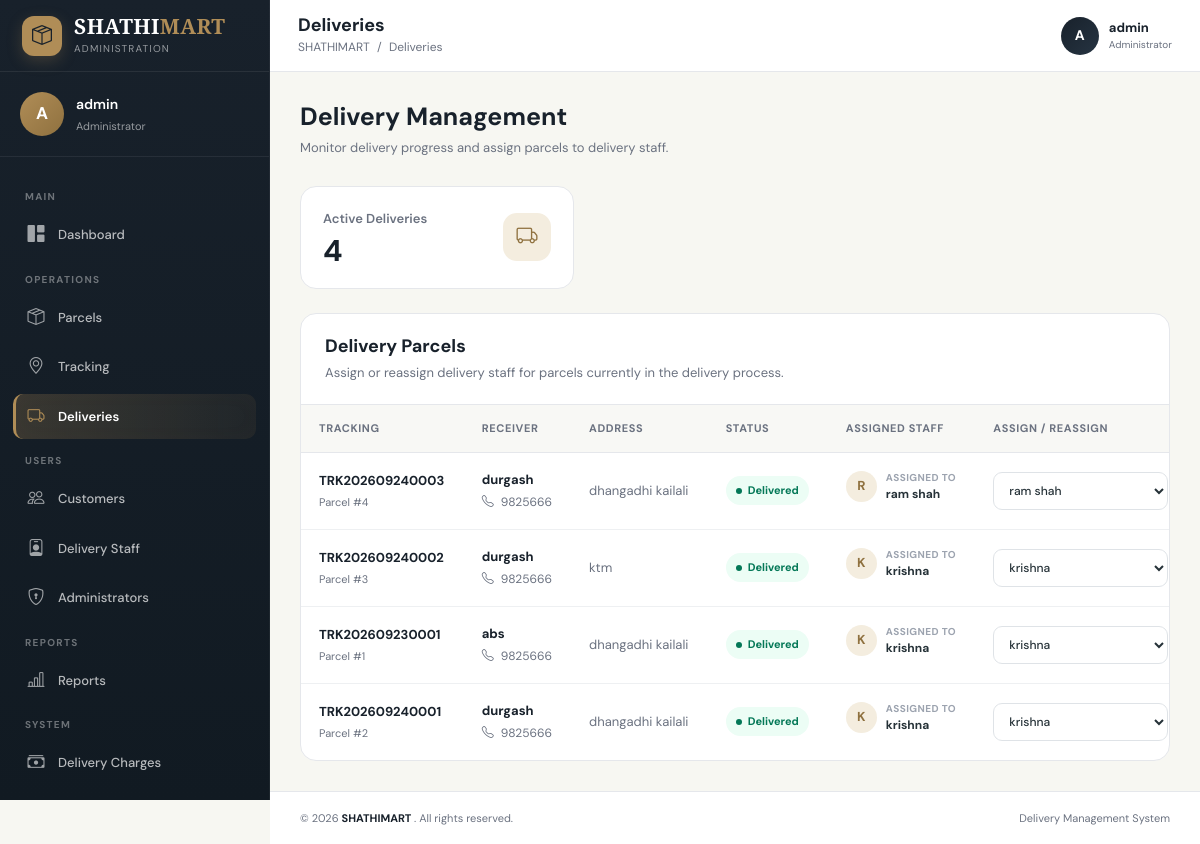
The app's page /dashboard/admin/deliveries/ (signed in), older data.
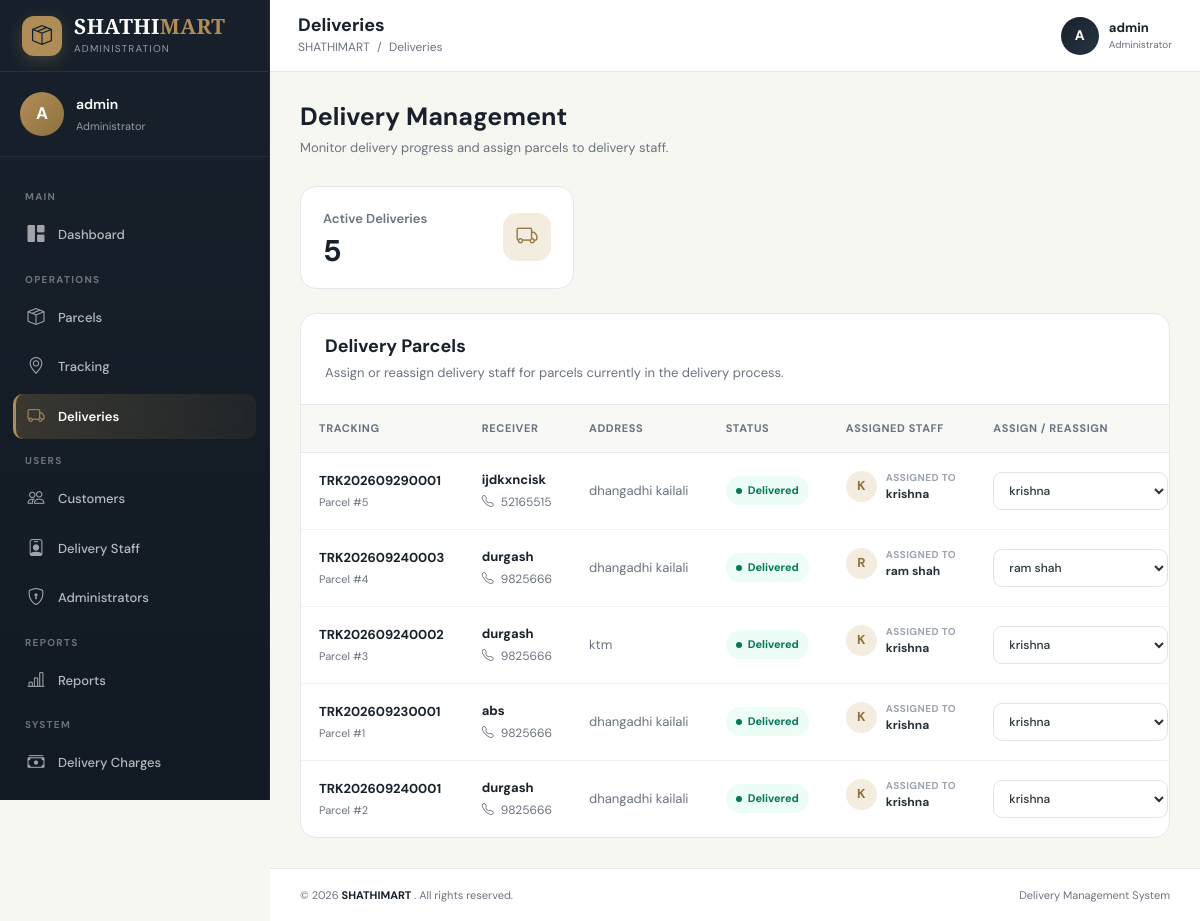
The same page, newer data.
### parcels/models.py (models this page shows, shortened)
class Parcel(models.Model):
    PARCEL_TYPE_CHOICES = [
        ('document', 'Document'),
        ('package', 'Package'),
        ('fragile', 'Fragile Item'),
        ('electronics', 'Electronics'),
        ('clothing', 'Clothing'),
        ('food', 'Food Item'),
        ('other', 'Other'),
    ]
    STATUS_CHOICES = [
        ('pending', 'Pending'),
        ('pickup_requested', 'Pickup Requested'),
        ('assigned', 'Assigned'),
        ('picked_up', 'Picked Up'),
        ('in_transit', 'In Transit'),
        ('out_for_delivery', 'Out for Delivery'),
        ('delivered', 'Delivered'),
        ('cancelled', 'Cancelled'),
        ('failed', 'Failed Delivery'),
        ('rescheduled', 'Rescheduled'),
    ]
    customer = models.ForeignKey(
        User,
        on_delete=models.CASCADE,
        related_name='parcels'
    )
    tracking_number = models.CharField(
        max_length=30,
        unique=True
    )
    sender_name = models.CharField(
        max_length=150
    )
    sender_phone = models.CharField(
        max_length=15
    )
    sender_address = models.TextField()
    receiver_name = models.CharField(
        max_length=150
    )
    receiver_phone = models.CharField(
        max_length=15
    )
    receiver_address = models.TextField()
    parcel_type = models.CharField(
        max_length=30,
        choices=PARCEL_TYPE_CHOICES,
        default='package'
    )
    weight = models.DecimalField(
        max_digits=8,
        decimal_places=2
    )
    description = models.TextField(
        blank=True
    )
    pickup_date = models.DateField(
        null=True,
        blank=True
    )
    delivery_date = models.DateField(
        null=True,
        blank=True
    )
    delivery_charge = models.DecimalField(
        max_digits=10,
        decimal_places=2,
        default=0
    )
    status = models.CharField(
        max_length=30,
        choices=STATUS_CHOICES,
        default='pending'
    )
    created_at = models.DateTimeField(
        auto_now_add=True
    )
    updated_at = models.DateTimeField(
        auto_now=True
    )
    class Meta:
        ordering = ['-created_at']
        verbose_name = 'Parcel'
        verbose_name_plural = 'Parcels'

### deliveries/models.py (models this page shows, shortened)
class Delivery(models.Model):
    STATUS_CHOICES = [
        ('assigned', 'Assigned'),
        ('picked_up', 'Picked Up'),
        ('in_transit', 'In Transit'),
        ('out_for_delivery', 'Out for Delivery'),
        ('delivered', 'Delivered'),
        ('failed', 'Failed Delivery'),
        ('rescheduled', 'Rescheduled'),
    ]
    parcel = models.OneToOneField(
        Parcel,
        on_delete=models.CASCADE,
        related_name='delivery'
    )
    delivery_staff = models.ForeignKey(
        User,
        on_delete=models.SET_NULL,
        null=True,
        blank=True,
        related_name='assigned_deliveries'
    )
    assigned_date = models.DateTimeField(
        auto_now_add=True
    )
    pickup_time = models.DateTimeField(
        null=True,
        blank=True
    )
    delivery_time = models.DateTimeField(
        null=True,
        blank=True
    )
    status = models.CharField(
        max_length=30,
        choices=STATUS_CHOICES,
        default='assigned'
    )
    proof_of_delivery = models.ImageField(
        upload_to='proof_of_delivery/',
        null=True,
        blank=True
    )
    remarks = models.TextField(
        blank=True
    )
    updated_at = models.DateTimeField(
        auto_now=True
    )
    class Meta:
        ordering = ['-assigned_date']

### dashboard/views.py (the view)
@login_required(login_url="login")
def delivery_management(request):
    access = check_admin(request)
    if access:
        return access
    parcels = (
        Parcel.objects
        .select_related(
            "customer",
            "delivery",
            "delivery__delivery_staff",
        )
        .filter(
            status__in=[
                "assigned",
                "picked_up",
                "in_transit",
                "out_for_delivery",
                "delivered",
                "failed",
                "rescheduled",
            ]
        )
        .order_by("-updated_at")
    )
    delivery_staff = (
        User.objects
        .filter(
            profile__role="delivery_staff",
            is_active=True,
        )
        .select_related("profile")
        .order_by(
            "first_name",
            "last_name",
            "username",
        )
    )
    context = {
        "profile":
            request.user.profile,
        "parcels":
            parcels,
        "delivery_staff":
            delivery_staff,
        "total_deliveries":
            parcels.count(),
    }
    return render(
        request,
        "dashboard/delivery_management.html",
        context
    )

### dashboard/views.py (called while the page is built)
def admin_required(request):
    if not request.user.is_authenticated:
        return False
    if request.user.is_superuser:
        return True
    try:
        return request.user.profile.role == "admin"
    except CustomerProfile.DoesNotExist:
        return False

def check_admin(request):
    if not request.user.is_authenticated:
        return redirect("login")
    if not admin_required(request):
        messages.error(
            request,
            "Administrator access required."
        )
        return redirect("admin_login")
    return None

### notifications/context_processors.py (called while the page is built)
def notification_context(request):
    if not request.user.is_authenticated:
        return {
            "navbar_notifications": [],
            "unread_notifications_count": 0,
        }
    notifications = Notification.objects.filter(
        user=request.user
    ).select_related(
        "parcel"
    )[:8]
    unread_count = Notification.objects.filter(
        user=request.user,
        is_read=False
    ).count()
    return {
        "navbar_notifications": notifications,
        "unread_notifications_count": unread_count,
    }

### templates/dashboard/delivery_management.html (shortened to what the changed rows need)
{% extends "dashboard/admin_base.html" %}
{% block content %}
<div class="delivery-page">
    <div class="content-header">
        <div>
            <h1 class="content-title">
                Delivery Management
            </h1>
        </div>
    </div>
    <div class="row g-4 mb-4">
        <div class="col-sm-6 col-xl-4">
            <div class="delivery-stat-card">
                <div class="delivery-stat-top">
                    <div>
                        <div class="delivery-stat-label">
                            Active Deliveries
                        </div>
                        <div class="delivery-stat-value">
                            {{ total_deliveries }}
                        </div>
                    </div>
                </div>
            </div>
        </div>
    </div>
    <div class="delivery-card">
        <div class="delivery-table-wrapper">
            <table class="delivery-table">
                <thead>
                    <tr>
                        <th>
                            Tracking
                        </th>
                        <th>
                            Receiver
                        </th>
                        <th>
                            Address
                        </th>
                        <th>
                            Status
                        </th>
                        <th>
                            Assigned Staff
                        </th>
                        <th>
                            Assign / Reassign
                        </th>
                    </tr>
                </thead>
                <tbody>
                    {% for parcel in parcels %}
                    <tr>
                        <td>
                            <div>
                                <a
                                    href="{% url 'admin_parcel_detail' parcel.id %}"
                                    class="tracking-number"
                                >
                                    {{ parcel.tracking_number }}
                                </a>
                                <div class="tracking-label">
                                    Parcel #{{ parcel.id }}
                                </div>
                            </div>
                        </td>
                        <td>
                            <div class="receiver-name">
                                {{ parcel.receiver_name }}
                            </div>
                            {% if parcel.receiver_phone %}
                            <div class="receiver-phone">
                                <i class="bi bi-telephone me-1"></i>
                                {{ parcel.receiver_phone }}
                            </div>
                            {% endif %}
                        </td>
                        <td>
                            <div
                                class="receiver-address"
                                title="{{ parcel.receiver_address }}"
                            >
                                {{ parcel.receiver_address|truncatechars:45 }}
                            </div>
                        </td>
                        <td>
                            <span
                                class="delivery-status status-{{ parcel.status }}"
                            >
                                {{ parcel.get_status_display }}
                            </span>
                        </td>
                        <td>
                            {% if parcel.delivery and parcel.delivery.delivery_staff %}
                            <div class="current-staff">
                                <div class="current-staff-avatar">
                                    {% if parcel.delivery.delivery_staff.first_name %}
                                        {{ parcel.delivery.delivery_staff.first_name|first|upper }}
                                    {% else %}
                                        {{ parcel.delivery.delivery_staff.username|first|upper }}
                                    {% endif %}
                                </div>
                                <div class="current-staff-info">
                                    <div class="current-staff-label">
                                        Assigned To
                                    </div>
                                    <div
                                        class="current-staff-name"
                                        title="{% if parcel.delivery.delivery_staff.get_full_name %}{{ parcel.delivery.delivery_staff.get_full_name }}{% else %}{{ parcel.delivery.delivery_staff.username }}{% endif %}"
                                    >
                                        {% if parcel.delivery.delivery_staff.get_full_name %}
                                            {{ parcel.delivery.delivery_staff.get_full_name }}
                                        {% else %}
                                            {{ parcel.delivery.delivery_staff.username }}
                                        {% endif %}
                                    </div>
                                </div>
                            </div>
                            {% else %}
                            <div class="no-staff">
                                <i class="bi bi-person-x"></i>
                                Not assigned
                            </div>
                            {% endif %}
                        </td>
                        <td>
                            <div class="staff-assignment">
                                {% if delivery_staff %}
                                <form
                                    method="POST"
                                    action="{% url 'assign_delivery_staff' parcel.id %}"
                                    class="staff-assignment-form"
                                >
                                    <select
                                        name="delivery_staff"
                                        class="staff-select"
                                        required
                                    >
                                        {% for staff in delivery_staff %}
                                        <option
                                            value="{{ staff.id }}"
                                            {% if parcel.delivery and parcel.delivery.delivery_staff and parcel.delivery.delivery_staff.id == staff.id %}
                                                selected
                                            {% endif %}
                                        >
                                            {% if staff.get_full_name %}
                                                {{ staff.get_full_name }}
                                            {% else %}
                                                {{ staff.username }}
                                            {% endif %}
                                        </option>
                                        {% endfor %}
                                    </select>
                                </form>
                                {% else %}
                                <span class="text-muted small">
                                    <i class="bi bi-person-x me-1"></i>
                                    No active delivery staff available.
                                </span>
                                {% endif %}
                            </div>
                        </td>
                    </tr>
                    {% endfor %}
                </tbody>
            </table>
        </div>
    </div>
</div>
{% endblock %}

Row changes from the older to the newer data that the page shows:
added Parcel: tracking_number "TRK202609290001", id "5", receiver_name "ijdkxncisk", receiver_phone "52165515", receiver_address "dhangadhi kailali", status "Delivered", delivery.delivery_staff.first_name|first "K", delivery.delivery_staff.get_full_name "krishna", delivery_staff "krishna"
Text that changed along with them:
{{ total_deliveries }}: "4" → "5"
